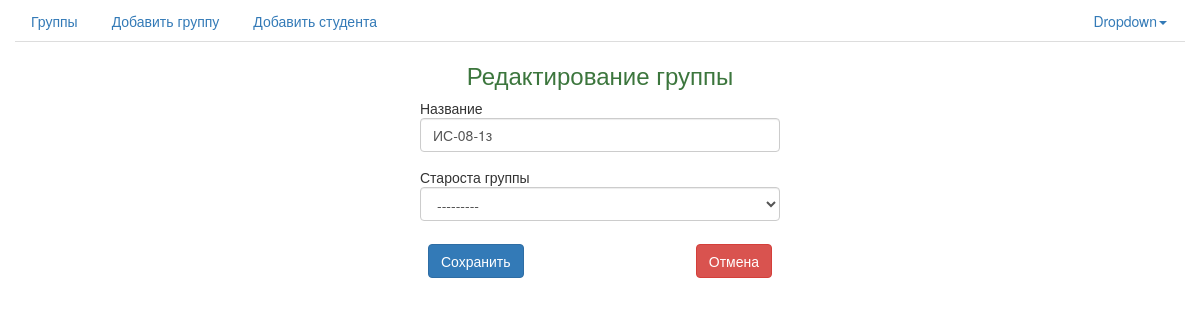
/edit_group/5/, run on an earlier commit of the app's database.
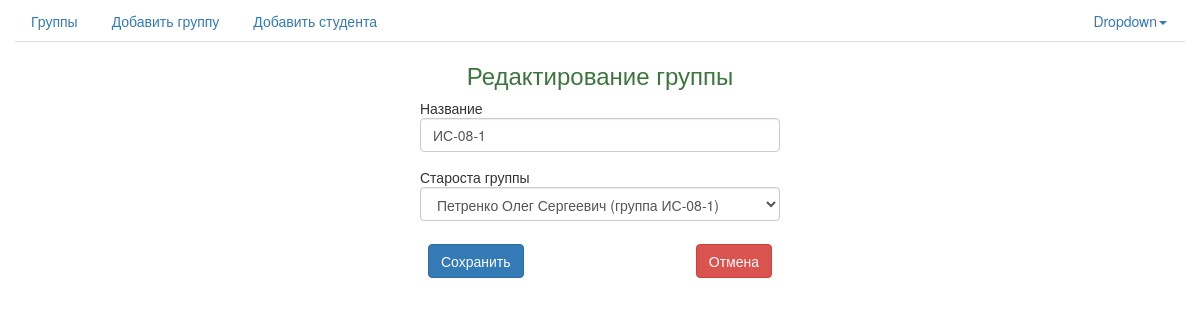
And on a later commit of the database.
### student/models.py (models this page shows, shortened)
class Group(models.Model):
    title = models.CharField(max_length=255, verbose_name=u'Название')
    steward = models.ForeignKey('Student', related_name='r_groups', null=True, blank=True, verbose_name=u'Староста группы')
    def __unicode__(self):
        return self.title
    class Meta:
        ordering = ['title']
        verbose_name = u'Группа'
        verbose_name_plural = u'Группы'

### app/views.py (the view, shortened to what this page needs)
# urls.py: url(r'^edit_group/(?P<pk>\d+)/$', GroupEditView.as_view(), name='edit_group'),
class GroupEditView(UpdateView):
    template_name = 'edit_group.html'
    model = Group
    form_class = GroupEditForm

### app/form.py
class GroupEditForm(forms.ModelForm):
    class Meta:
        model = Group
        fields = ('title', 'steward')
        widgets = {
            'title': forms.TextInput(attrs={'class': "form-control"}),
            'steward': forms.Select(attrs={'class': "form-control"}),
        }

### student/models.py (called while the page is built)
    def __unicode__(self):
        return u"%s %s %s (группа %s)" % (self.last_name, self.first_name, self.patronymic, self.in_group)

### templates/edit_group.html
{% extends "base.html" %}
{% block content %}
<div class="container-fluid">
	<div class="row">
		<div class="col-md-12">
			<h3 class="text-center text-success">
                Редактирование группы
			</h3>
		</div>
	</div>
	<div class="row">
		<div class="col-md-4">
		</div>
		<div class="col-md-4">
			<form role="form" method="post" id="contactform">{% csrf_token %}
				{% for field in form %}
                    <div class="form-group">
                        {% if field.errors %}
                            <div class="alert alert-warning" role="alert">
                                {{ field.label }}
                                {{ field }}{{ field.errors }}
                            </div>
                        {% else %}
                            {{ field.label }}
                            {{ field }}
                        {% endif %}
                    </div>
                {% endfor %}
				<table class="table">
                    <thead>
                        <tr>
                            <td class="text-left">
                                <input type="submit" value="Сохранить" class="btn btn-primary"/>
                            </td>
                            <td class="text-right">
                                <a href="/group_detail/{{ group.id }}"><button type="button" class="btn btn-danger">Отмена</button></a>
                            </td>
                        </tr>
                    </thead>
                </table>
			</form>
		</div>
		<div class="col-md-4">
		</div>
	</div>
</div>
{% endblock %}

What changed in the data, as far as the page shows it:
changed Group: title "ИС-08-1з" → "ИС-08-1"; steward "---------" → "Петренко Олег Сергеевич (группа ИС-08-1)"
